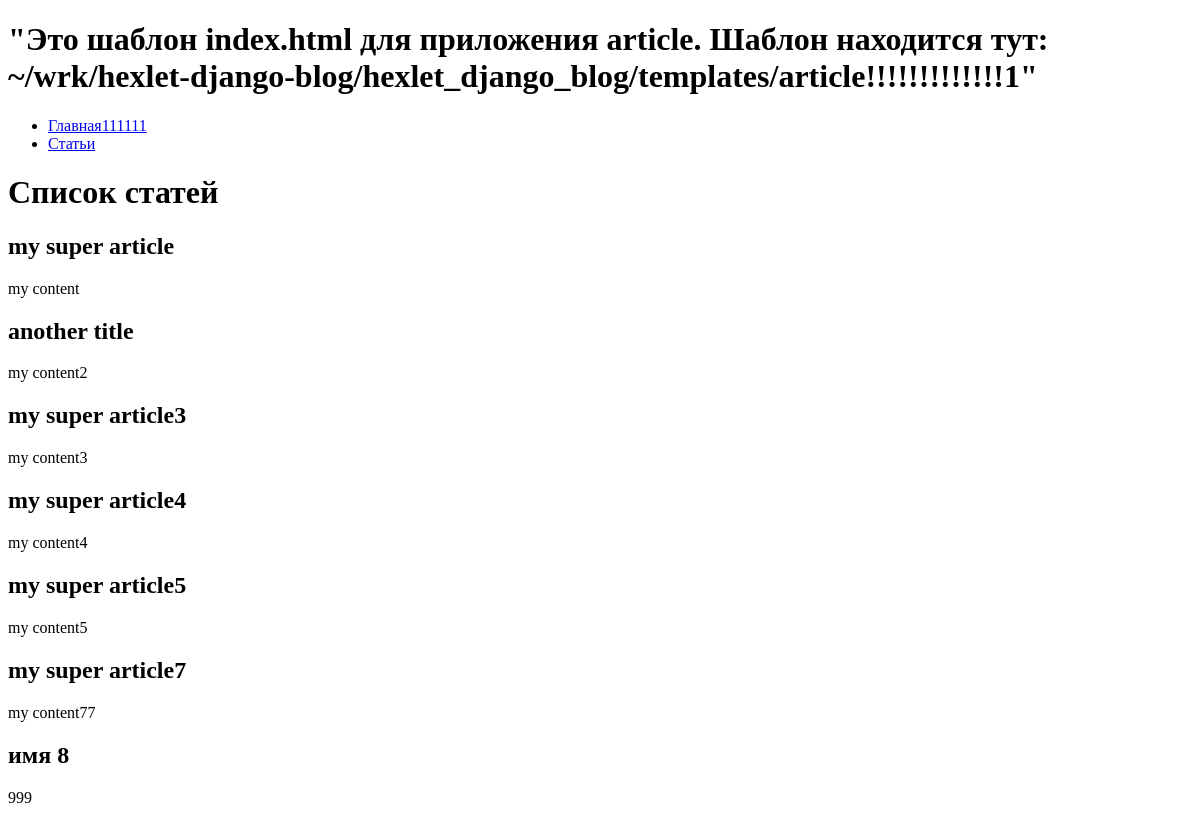
The page /articles/ on the database as committed earlier.
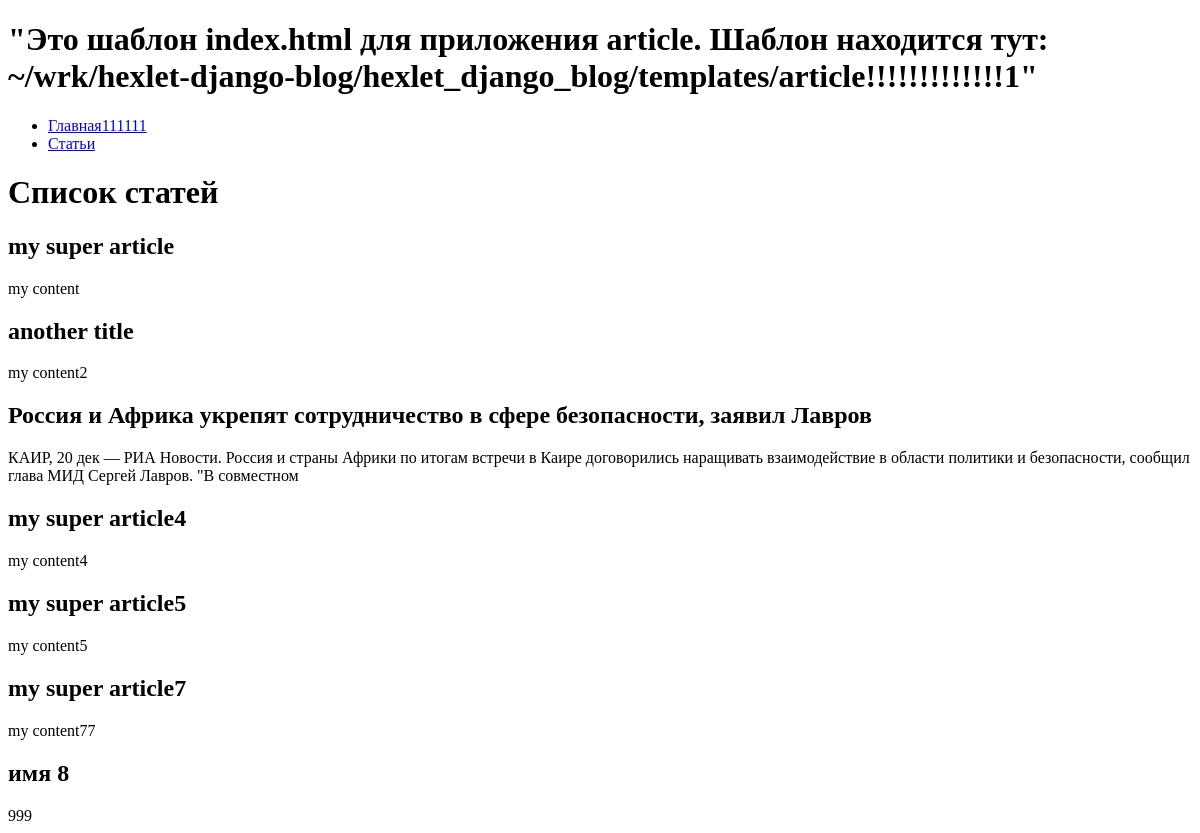
The same page on the database as committed later.
### hexlet_django_blog/article/models.py (models this page shows, shortened)
class Article(models.Model):
    name = models.CharField(max_length=200)  # название статьи
    body = models.TextField()  # тело статьи
    created_at = models.DateTimeField(auto_now_add=True)
    updated_at = models.DateTimeField(auto_now=True)

### hexlet_django_blog/article/views.py (the view)
# urls.py: path("", IndexView.as_view(), name="article_list"),
class IndexView(View):
    def get(self, request, *args, **kwargs):
        articles = Article.objects.all()[:15] # <-Первой строкой из базы извлекаются 15 первых статей
        return render(
            request,
            "article/index.html",
            context={
                "articles": articles,
            },
        )

### hexlet_django_blog/templates/article/index.html (shortened to what this page needs)
<!DOCTYPE html>
<html lang="en">
<head>
</head>
<body>
    <h1>"Это шаблон index.html для приложения article.
        Шаблон находится тут: ~/wrk/hexlet-django-blog/hexlet_django_blog/templates/article!!!!!!!!!!!!!1"</h1>
        {% extends "base.html" %}
        {% block content %}
            <h1>Список статей</h1>
            {% for article in articles %}
                <h2>{{ article.name }}</h2>
                <div>{{ article.body|slice:":200" }}</div>
            {% endfor %}
        {% endblock %}

Rows that differ between the two databases and show on the page:
changed Article: name "my super article3" → "Россия и Африка укрепят сотрудничество в сфере безопасности, заявил Лавров"; body "my content3" → "КАИР, 20 дек — РИА Новости. Россия и страны Африки по итогам встречи в Каире договорились наращивать взаимодействие в области политики и безопасности, сообщил глава МИД Сергей Лавров. \"В совместном"
